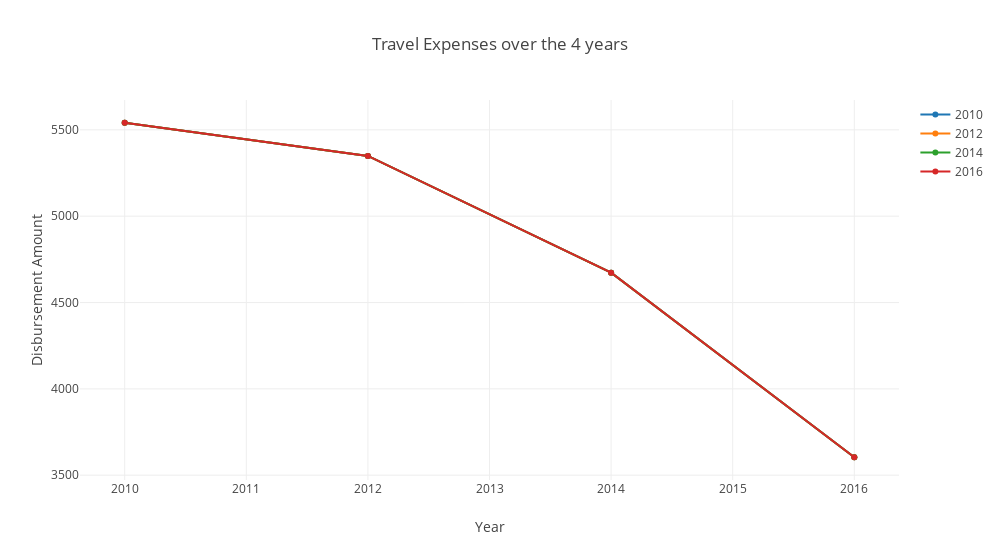

Notebook code cell kept with this figure:
### Markdown cell above
Plot 4: To deep down little more, the below visualization is to show how much the disburesment amount is spend on Travel

### Code cell
import plotly.plotly as py
import pandas as pd
import plotly
from plotly.graph_objs import Scatter, Layout
plotly.offline.init_notebook_mode(connected=True)

#creating data

df10_travel = df2010_dt[df2010_dt['dis_pur_des'].str.contains('travel', case=0, na=False)]
df12_travel = df2012_dt[df2012_dt['dis_pur_des'].str.contains('travel', case=0, na=False)]
df14_travel = df2014_dt[df2014_dt['dis_pur_des'].str.contains('travel', case=0, na=False)]
df16_travel = df2016_dt[df2016_dt['dis_pur_des'].str.contains('travel', case=0, na=False)]

# df10_merge = pd.merge(df2010_dt_sb, df10_travel, on=df10_travel['dis_pur_des'], how='inner')
# df10_travel.head()

df_gp0 = df10_travel.groupby('ele_yea').agg({'dis_pur_des' : 'nunique'}).reset_index()
df_gp2 = df12_travel.groupby('ele_yea').agg({'dis_pur_des' : 'nunique'}).reset_index()
df_gp4 = df14_travel.groupby('ele_yea').agg({'dis_pur_des' : 'nunique'}).reset_index()
df_gp6 = df16_travel.groupby('ele_yea').agg({'dis_pur_des' : 'nunique'}).reset_index()

df_gp = pd.concat([df_gp0,df_gp2,df_gp4,df_gp6]).reset_index()
df_gp = df_gp.sort_values('ele_yea', ascending = 1)

#creating graph
trace0 = go.Scatter(
    x = df_gp['ele_yea'],
    y = df_gp['dis_pur_des'],
    mode = 'line',
    name = '2010'
 )
trace1 = go.Scatter(
    x = df_gp['ele_yea'],
    y = df_gp['dis_pur_des'],
    mode = 'line',
    name = '2012'
)
trace2 = go.Scatter(
    x = df_gp['ele_yea'],
    y = df_gp['dis_pur_des'],
    mode = 'line',
    name = '2014'
)
trace3 = go.Scatter(
    x = df_gp['ele_yea'],
    y = df_gp['dis_pur_des'],
    mode = 'line',
    name = '2016'
)
data = [ trace0, trace1, trace2, trace3 ]

#graph properties
layout =go.Layout(title='Travel Expenses over the 4 years ',
                  width=1000,
                  xaxis = dict(title = 'Year'),
                  yaxis = dict(title = 'Disbursement Amount'),
                 barmode = 'stack')

fig = go.Figure(data=data, layout=layout)

#plot
plotly.offline.iplot(fig, filename='basic-line')

### Figure 1 — Plotly figure (JSON) as saved in the notebook; plotly's stock layout.template omitted (floating-point values rounded to 4 significant figures)
{"data": [{"mode": "line", "name": "2010", "type": "scatter", "x": [2010, 2012, 2014, 2016], "y": [5541, 5349, 4673, 3604]}, {"mode": "line", "name": "2012", "type": "scatter", "x": [2010, 2012, 2014, 2016], "y": [5541, 5349, 4673, 3604]}, {"mode": "line", "name": "2014", "type": "scatter", "x": [2010, 2012, 2014, 2016], "y": [5541, 5349, 4673, 3604]}, {"mode": "line", "name": "2016", "type": "scatter", "x": [2010, 2012, 2014, 2016], "y": [5541, 5349, 4673, 3604]}], "layout": {"barmode": "stack", "title": "Travel Expenses over the 4 years ", "width": 1000, "xaxis": {"title": "Year"}, "yaxis": {"title": "Disbursement Amount"}}}
